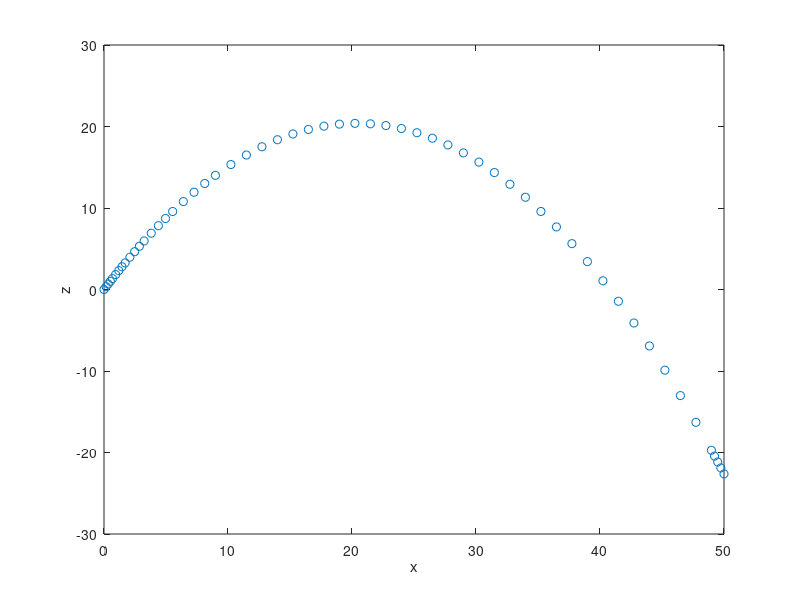

Here is the MATLAB script that generated this plot: (Note: this script raises an error after producing the figure.)
%-- Kap_08_Masseteilchen_1.m
function Masseteilchen_1
%--
 x0 = 0; z0 = 0; u0 = 10.0; v0 = 20.0; 
 y0 = [x0,u0,z0,v0]'; 
 tend = 5.0; tspan = [0.0,tend];
% tspan = linspace(0.0,tend,100)
 options = odeset('stats','on');
 [t,y] = ode45(@dgl,tspan,y0,options);
% [t,y] = rk3_simple(@dgl,tspan,y0,1.0e-6,1.0e-6);
 plot(y(:,1),y(:,3),'o')
 xlabel('x'); ylabel('z'); ax = gca; ax.FontSize = 14;
 exportgraphics(gca,'Masseteilchen1_Matlab.pdf','resolution',200)
 err_x = abs(x0+u0*tend-y(end,1))
 err_z = abs(z0+v0*tend-0.5*9.81*tend^2-y(end,3))
end

function dy = dgl(t,y)
 dy = [y(2);0;y(4);-9.81];
end
